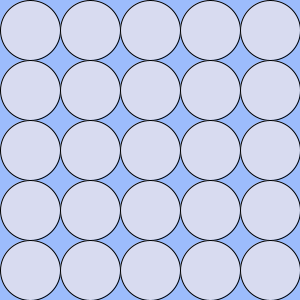
Frame 1 (no input)
Frame 60 (the mouse pressed at the canvas centre just before this capture): identical to frame 1, image omitted
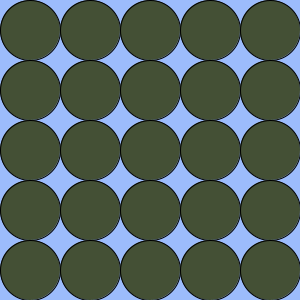
Frame 120 (the mouse held since frame 60 and released just before this capture)

The Processing sketch that drew these frames (run headless with seeded random() and noise(); from frame 60 on, the mouse is pressed at the canvas centre):

// Processing sketch: week03_11
// ── week03_11.pde
void setup()
{
  size(300, 300);
  colorMode(HSB, 360, 100, 100);
  chooseColor();
}
void mousePressed()
{
  chooseColor();
}
float h, s, b;
void chooseColor()
{
  h = random(360);
  s = random(38);
  b = random(99);
}
void draw()
{
  background(220, 38 ,99);
  for(int i=0; i<5; i++)
  {
    for(int j=0; j<5; j++)
    {
      fill(h, s, b);
      ellipse(30+j*60, 30+i*60, 60 ,60);
    }
  }
}
